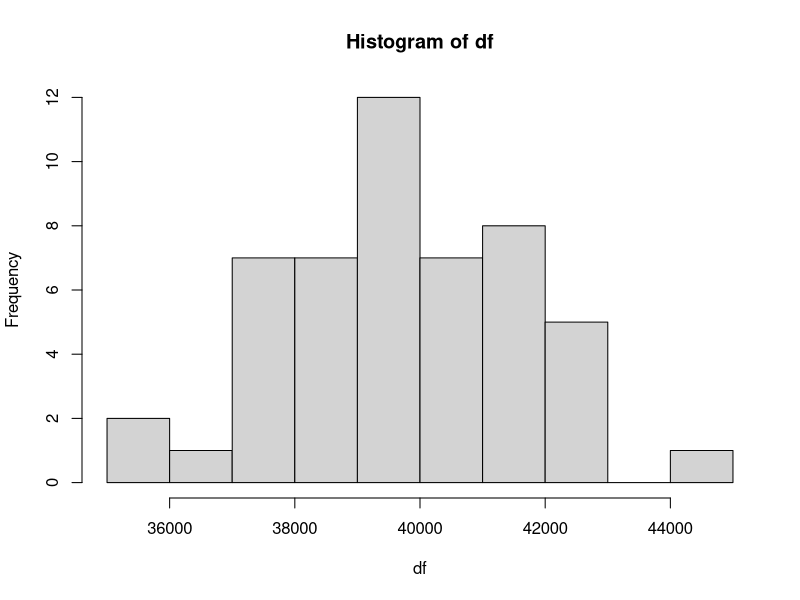
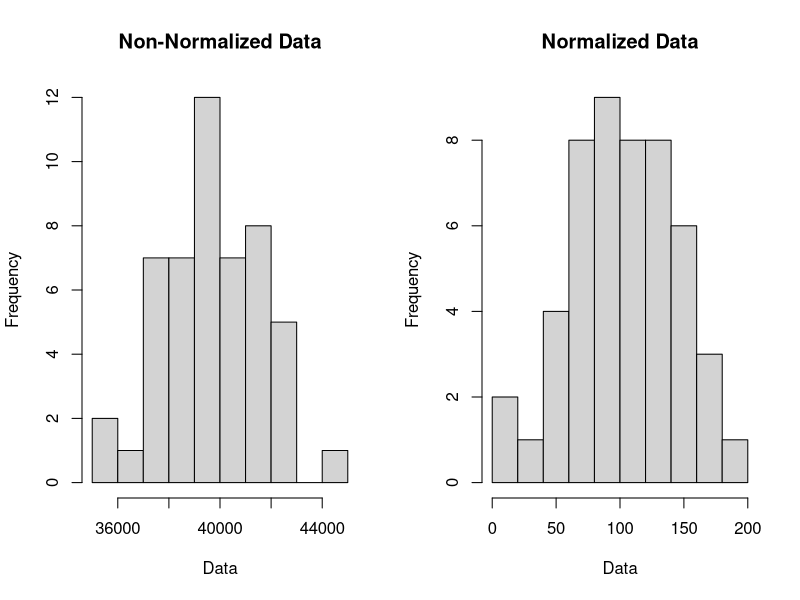

These charts were generated, in order, by the following R code:
## Normalization
## Programmer: Assist. Prof. Dr. Mustafa Zeybek
# Artvin Coruh University

set.seed(4208)

#Generate random numbers
df <- rnorm(50, mean = 40000, sd=2000)
df
hist(df) # plot data


normalize <- function(df, mn, mx, int=TRUE, plot=TRUE){
  range <- max(df) - min(df)
  norm <- (df - min(df))/ (range)
  norm <- mn + as.integer((mx-mn)*norm)
  if (int==TRUE) {
    norm <- as.integer(norm)
  }
  if (plot==TRUE) {
    par(mfrow=c(1,2))    # set the plotting area into a 1*2 array
    hist(df,main = "Non-Normalized Data", xlab = "Data")
    hist(norm, main = "Normalized Data", xlab = "Data")
  }
    return(norm)
  par(mfrow=c(1,1))    # set the plotting area into a 1*2 array
  
}

mx <- 200 # maximum value of normalization
mn <- 10
normalize(df, mn, mx, TRUE, TRUE)
